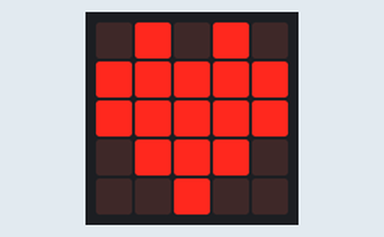
The program below on a simulated BBC micro:bit (MakeCode). On the bench: the board's 5×5 LED display.

Above: at 0.1 s.
At 0.7 s:
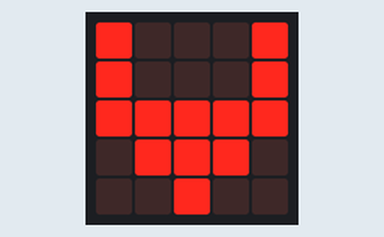
At 1.7 s:
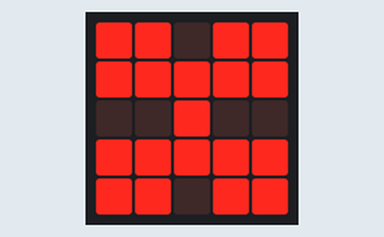
At 2.3 s:
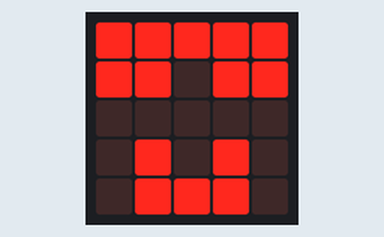

Measured:
- by itself, everything shown: repeats every 2.2 s, in 4 steps
- what the display in image 1 shows lasts 0.6 s, from 0.6 s to 1.2 s

The program:

main.ts
```typescript
basic.showIcon(IconNames.Heart)
basic.forever(function () {
    basic.showIcon(IconNames.Cow)
    basic.showLeds(`
        . . # . .
        . . # . .
        . . # . .
        . . # . .
        # # # # #
        `)
})
basic.forever(function () {
    basic.showIcon(IconNames.Butterfly)
})
basic.forever(function () {
    basic.showIcon(IconNames.Fabulous)
})
```

test.ts
```typescript
// aquí va el archivo "tests"; esto no se compilará cuando este paquete se utilice como una extensión.
```
